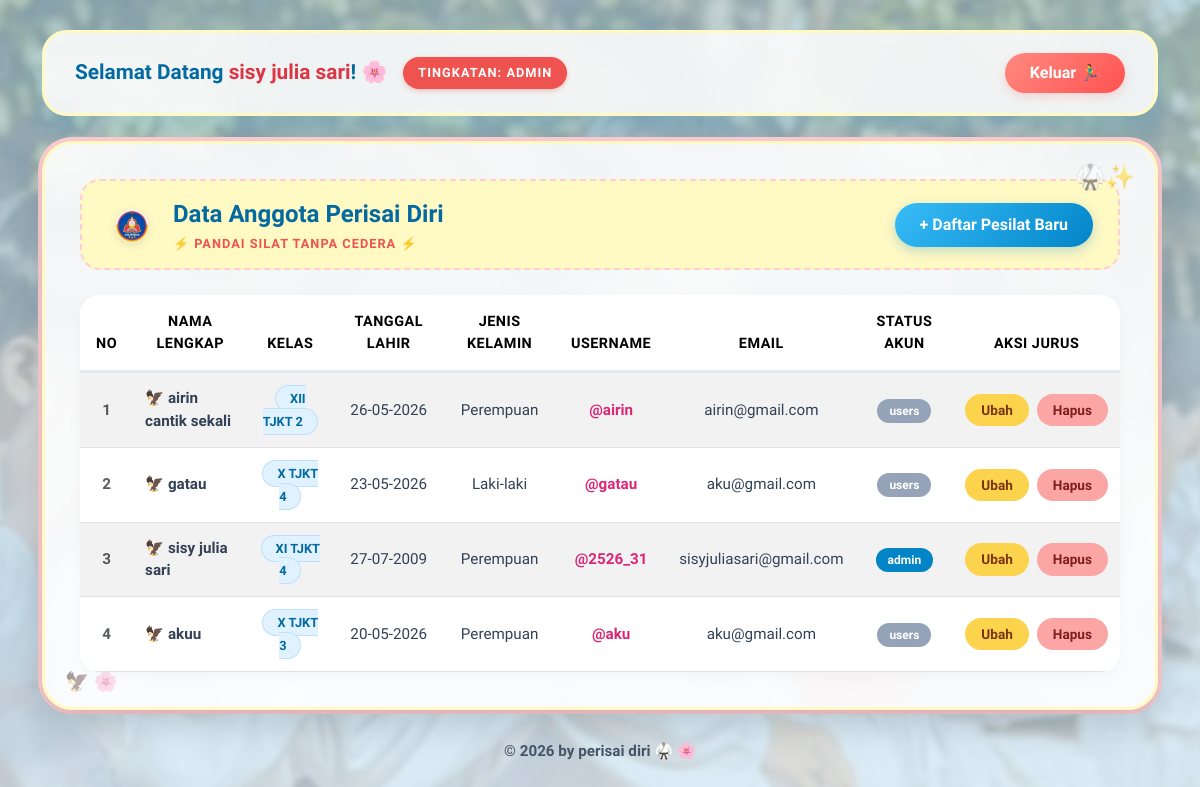
Screenshot of /index.php (signed in) with the database file from the repository.
### tables this page shows
CREATE TABLE `users` (
  `id` int(11) NOT NULL,
  `nama` varchar(100) NOT NULL,
  `kelas` varchar(50) NOT NULL,
  `tanggal_lahir` date NOT NULL,
  `jenis_kelamin` varchar(20) NOT NULL,
  `username` varchar(50) NOT NULL,
  `email` varchar(100) NOT NULL,
  `password` varchar(255) NOT NULL,
  `role` varchar(20) NOT NULL DEFAULT 'users'
);

### index.php (the view, shortened to what this page needs)
<?php
include 'koneksi.php';
$nama_user = $_SESSION['nama'];
$role_user = $_SESSION['role'];
$query = mysqli_query($koneksi, "SELECT * FROM users ORDER BY id DESC");
?>
<!DOCTYPE html>
<html lang="id">
<head>
    <link href="https://cdn.jsdelivr.net/npm/bootstrap@5.3.3/dist/css/bootstrap.min.css" rel="stylesheet">
</head>
<body>
    <div class="container">
        <div class="welcome-container d-flex justify-content-between align-items-center">
            <div class="d-flex align-items-center gap-3">
                <span class="welcome-text">Selamat Datang <span class="text-danger"><?php echo htmlspecialchars($nama_user); ?></span>! 🌸</span>
                <span class="badge-role">Tingkatan: <?php echo $role_user; ?></span>
            </div>
            <a href="logout.php" class="btn btn-logout" onclick="return confirm('Yakin ingin keluar aplikasi, ksatria? 🥺')">Keluar 🏃‍♂️</a>
        </div>
        <div class="main-container">
            <div class="header-table-area d-flex justify-content-between align-items-center flex-wrap gap-3">
                <div class="d-flex align-items-center gap-3">
                    <img src="logo_pd.jpeg" alt="Logo PD" class="mini-logo">
                    <div>
                        <span class="table-title">Data Anggota Perisai Diri</span>
                        <span class="slogan-pd">⚡ PANDAI SILAT TANPA CEDERA ⚡</span>
                    </div>
                </div>
                <?php if ($role_user === 'admin'): ?>
                    <a href="tambah.php" class="btn btn-add">+ Daftar Pesilat Baru</a>
                <?php endif; ?>
            </div>
            <div class="table-responsive">
                <table class="table table-hover custom-table table-striped align-middle text-center">
                    <thead>
                        <tr>
                            <th>No</th>
                            <th>Nama Lengkap</th>
                            <th>Kelas</th>
                            <th>Tanggal Lahir</th>
                            <th>Jenis Kelamin</th>
                            <th>Username</th>
                            <th>Email</th>
                            <th>Status Akun</th>
                            <?php if ($role_user === 'admin'): ?>
                                <th>Aksi Jurus</th>
                            <?php endif; ?>
                        </tr>
                    </thead>
                    <tbody>
                        <?php
                        $no = 1;
                        if (mysqli_num_rows($query) > 0) {
                            while ($row = mysqli_fetch_array($query)) {
                        ?>
                        <tr>
                            <td class="fw-bold text-muted"><?php echo $no++; ?></td>
                            <td class="fw-bold text-start ps-3">🦅 <?php echo htmlspecialchars($row['nama']); ?></td>
                            <td><span class="badge-kelas"><?php echo htmlspecialchars($row['kelas']); ?></span></td>
                            <td><?php echo date('d-m-Y', strtotime($row['tanggal_lahir'])); ?></td>
                            <td><?php echo htmlspecialchars($row['jenis_kelamin']); ?></td>
                            <td><span class="username-style">@<?php echo htmlspecialchars($row['username']); ?></span></td>
                            <td class="text-lowercase"><?php echo htmlspecialchars($row['email']); ?></td>
                            <td>
                                <span class="<?php echo ($row['role'] == 'admin') ? 'badge-table-admin' : 'badge-table-user'; ?>">
                                    <?php echo htmlspecialchars($row['role']); ?>
                                </span>
                            </td>
                            <?php if ($role_user === 'admin'): ?>
                                <td>
                                    <div class="d-flex justify-content-center gap-2">
                                        <a href="edit.php?id=<?php echo $row['id']; ?>" class="btn btn-ubah">Ubah</a>
                                        <a href="hapus.php?id=<?php echo $row['id']; ?>" class="btn btn-hapus" onclick="return confirm('Beneran data pendekar <?php echo $row['nama']; ?> mau dihapus? 😭')">Hapus</a>
                                    </div>
                                </td>
                            <?php endif; ?>
                        </tr>
                        <?php
                            }
                        } else {
                            echo "<tr><td colspan='9' class='text-muted py-4'>Belum ada data pesilat yang bergabung... 🥋</td></tr>";
                        }
                        ?>
                    </tbody>
                </table>
            </div>
        </div>
    </div>
    <div style="text-align: center; margin-top: 30px; margin-bottom: 20px; color: #475569; font-weight: bold; font-size: 0.95rem;">
        <span>&copy; 2026 by perisai diri 🥋 🌸 </span>
    </div>
</body>
</html>

### index.php (style rules this page uses)
body { font-family: 'Varela Round', sans-serif; background-image: linear-gradient(rgba(186, 230, 253, 0.65), rgba(224, 242, 254, 0.75)), url('gambar1.png'); background-size: cover; background-position: center; background-repeat: no-repeat; background-attachment: fixed; min-height: 100vh; padding: 30px 15px; margin: 0; }
.welcome-container { background: rgba(255, 255, 255, 0.85); backdrop-filter: blur(15px); border-radius: 25px; padding: 20px 30px; border: 3px solid #FFF9C4; box-shadow: 0 10px 25px rgba(14, 165, 233, 0.15); margin-bottom: 25px; }
.welcome-text { font-size: 1.3rem; font-weight: bold; color: #0369A1; }
.badge-role { font-size: 0.8rem; padding: 6px 15px; border-radius: 50px; background-color: #EF5350; color: white; font-weight: bold; text-transform: uppercase; letter-spacing: 1px; box-shadow: 0 2px 5px rgba(239, 83, 80, 0.3); }
.btn-logout { background: linear-gradient(135deg, #FF8A80 0%, #FF5252 100%); color: white; font-weight: bold; padding: 8px 25px; border-radius: 50px; border: none; box-shadow: 0 4px 10px rgba(255, 82, 82, 0.2); transition: transform 0.2s; }
.main-container { background: rgba(255, 255, 255, 0.88); backdrop-filter: blur(15px); border-radius: 30px; padding: 35px; border: 3px solid #FFF9C4; box-shadow: 0 15px 35px rgba(0, 0, 0, 0.15), 0 0 0 4px #FFCDD2; position: relative; overflow: hidden; }
.main-container::before { content: '🥋✨'; position: absolute; top: 15px; right: 20px; font-size: 1.5rem; opacity: 0.6; }
.main-container::after { content: '🦅 🌸'; position: absolute; bottom: 10px; left: 20px; font-size: 1.2rem; opacity: 0.5; }
.header-table-area { background-color: #FFF9C4; border-radius: 20px; padding: 15px 25px; margin-bottom: 25px; border: 2px dashed #FFCDD2; }
.table-title { color: #0369A1; font-weight: bold; font-size: 1.5rem; display: flex; align-items: center; gap: 12px; }
.slogan-pd { font-size: 0.8rem; color: #EF5350; font-weight: bold; display: block; letter-spacing: 1px; margin-top: 2px; }
.mini-logo { width: 50px; height: 50px; object-fit: contain; filter: drop-shadow(0px 2px 4px rgba(0,0,0,0.1)); }
.btn-add { background: linear-gradient(135deg, #38BDF8 0%, #0284C7 100%); color: white; font-weight: bold; padding: 10px 25px; border-radius: 50px; border: none; box-shadow: 0 4px 12px rgba(2, 132, 199, 0.25); transition: all 0.3s; }
.table-responsive { border-radius: 20px; overflow: hidden; box-shadow: 0 5px 15px rgba(0,0,0,0.03); }
.custom-table { margin-bottom: 0; background-color: white !important; }
.custom-table thead { background: linear-gradient(135deg, #F8FAFC 0%, #F1F5F9 100%); color: #475569; font-weight: bold; }
.custom-table th { padding: 16px !important; border-bottom: 3px solid #E2E8F0 !important; font-size: 0.9rem; text-transform: uppercase; letter-spacing: 0.5px; }
.custom-table td { padding: 14px 12px !important; vertical-align: middle; color: #334155; font-size: 0.95rem; }
.badge-kelas { background-color: #E0F2FE; color: #0369A1; border: 1px solid #BDE0FE; font-weight: bold; padding: 5px 14px; border-radius: 50px; font-size: 0.8rem; }
.badge-table-user { background-color: #94A3B8; color: white; font-weight: bold; font-size: 0.75rem; padding: 5px 12px; border-radius: 50px; }
.badge-table-admin { background-color: #0284C7; color: white; font-weight: bold; font-size: 0.75rem; padding: 5px 12px; border-radius: 50px; }
.username-style { color: #DB2777; font-weight: bold; }
.btn-ubah { background-color: #FCD34D; color: #78350F; font-weight: bold; font-size: 0.85rem; padding: 6px 16px; border-radius: 50px; border: none; transition: 0.2s; }
.btn-hapus { background-color: #FCA5A5; color: #7F1D1D; font-weight: bold; font-size: 0.85rem; padding: 6px 16px; border-radius: 50px; border: none; transition: 0.2s; }

### rows the page displays
users: nama "airin cantik sekali", kelas "XII TJKT 2", tanggal_lahir "26-05-2026", jenis_kelamin "Perempuan", username "airin", email "airin@gmail.com", role "users"
users: nama "gatau", kelas "X TJKT 4", tanggal_lahir "23-05-2026", jenis_kelamin "Laki-laki", username "gatau", email "aku@gmail.com", role "users"
users: nama "sisy julia sari", kelas "XI TJKT 4", tanggal_lahir "27-07-2009", jenis_kelamin "Perempuan", username "2526_31", email "sisyjuliasari@gmail.com", role "admin"
users: nama "akuu", kelas "X TJKT 3", tanggal_lahir "20-05-2026", jenis_kelamin "Perempuan", username "aku", email "aku@gmail.com", role "users"

### other values shown
$nama_user "sisy julia sari"
$role_user "ADMIN"
